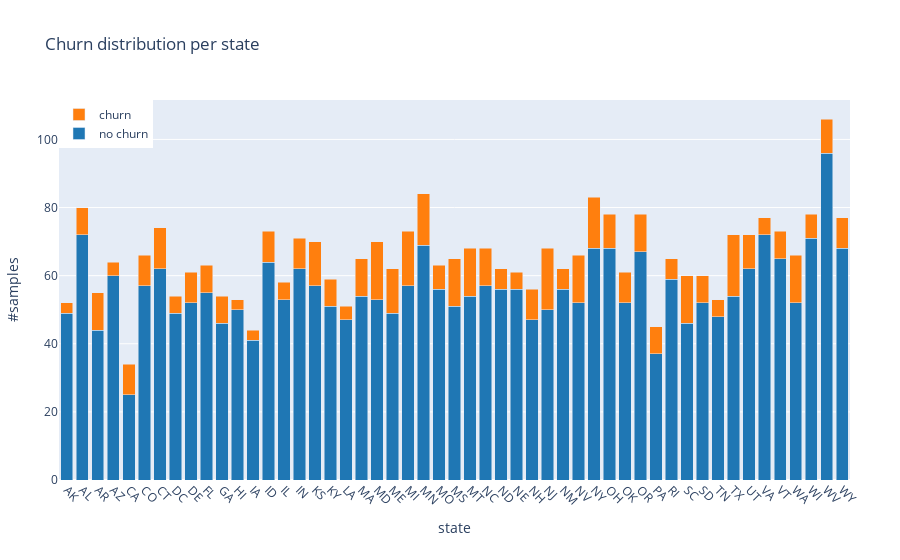

The notebook cell this image was saved under:
### Markdown cell above
investigating how state influences the customer churn

### Code cell
state_churn_df = df.groupby(["state", "churn"]).size().unstack()
trace1 = go.Bar(
    x=state_churn_df.index,
    y=state_churn_df[0],
    marker = dict(color = colors[0]),
    name='no churn'
)
trace2 = go.Bar(
    x=state_churn_df.index,
    y=state_churn_df[1],
    marker = dict(color = colors[1]),
    name='churn'
)
data = [trace1, trace2]
layout = go.Layout(
    title='Churn distribution per state',
    autosize=True,
    barmode='stack',
    margin=go.layout.Margin(l=50, r=50),
    xaxis=dict(
        title='state',
        tickangle=45
    ),
    yaxis=dict(
        title='#samples',
        automargin=True,
    ),
    legend=dict(
        x=0,
        y=1,
    ),
)
fig = go.Figure(data=data, layout=layout)
iplot(fig, filename='stacked-bar')

### Figure 1 — Plotly figure (JSON) as saved in the notebook; plotly's stock layout.template omitted (floating-point values rounded to 4 significant figures)
{"data": [{"marker": {"color": "rgb(31, 119, 180)"}, "name": "no churn", "type": "bar", "x": ["AK", "AL", "AR", "AZ", "CA", "CO", "CT", "DC", "DE", "FL", "GA", "HI", "IA", "ID", "IL", "IN", "KS", "KY", "LA", "MA", "MD", "ME", "MI", "MN", "MO", "MS", "MT", "NC", "ND", "NE", "NH", "NJ", "NM", "NV", "NY", "OH", "OK", "OR", "PA", "RI", "SC", "SD", "TN", "TX", "UT", "VA", "VT", "WA", "WI", "WV", "WY"], "y": [49, 72, 44, 60, 25, 57, 62, 49, 52, 55, 46, 50, 41, 64, 53, 62, 57, 51, 47, 54, 53, 49, 57, 69, 56, 51, 54, 57, 56, 56, 47, 50, 56, 52, 68, 68, 52, 67, 37, 59, 46, 52, 48, 54, 62, 72, 65, 52, 71, 96, 68]}, {"marker": {"color": "rgb(255, 127, 14)"}, "name": "churn", "type": "bar", "x": ["AK", "AL", "AR", "AZ", "CA", "CO", "CT", "DC", "DE", "FL", "GA", "HI", "IA", "ID", "IL", "IN", "KS", "KY", "LA", "MA", "MD", "ME", "MI", "MN", "MO", "MS", "MT", "NC", "ND", "NE", "NH", "NJ", "NM", "NV", "NY", "OH", "OK", "OR", "PA", "RI", "SC", "SD", "TN", "TX", "UT", "VA", "VT", "WA", "WI", "WV", "WY"], "y": [3, 8, 11, 4, 9, 9, 12, 5, 9, 8, 8, 3, 3, 9, 5, 9, 13, 8, 4, 11, 17, 13, 16, 15, 7, 14, 14, 11, 6, 5, 9, 18, 6, 14, 15, 10, 9, 11, 8, 6, 14, 8, 5, 18, 10, 5, 8, 14, 7, 10, 9]}], "layout": {"autosize": true, "barmode": "stack", "legend": {"x": 0, "y": 1}, "margin": {"l": 50, "r": 50}, "title": {"text": "Churn distribution per state"}, "xaxis": {"tickangle": 45, "title": {"text": "state"}}, "yaxis": {"automargin": true, "title": {"text": "#samples"}}}}
